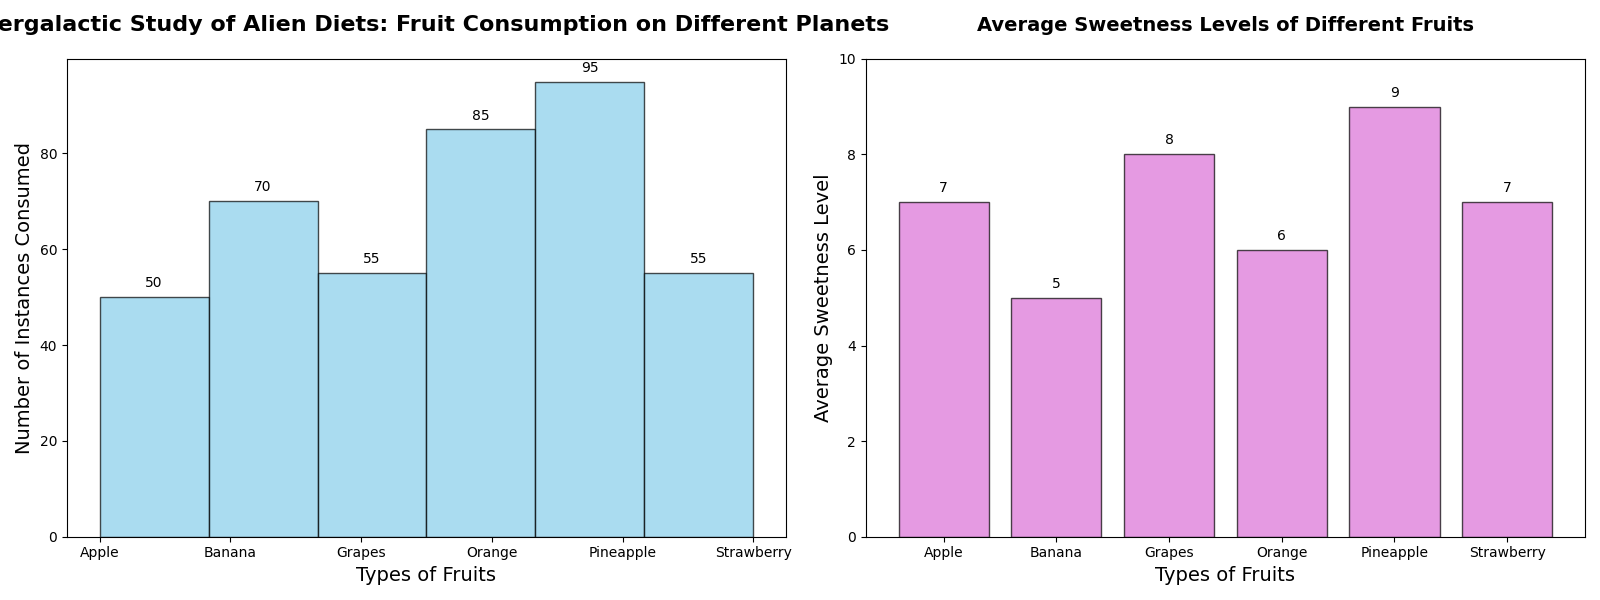

Here is the Python script that generated this plot:
import matplotlib.pyplot as plt
import numpy as np

# Data representing fruit consumption on different planets
fruits = ['Apple', 'Banana', 'Grapes', 'Orange', 'Pineapple', 'Strawberry']
consumption_alpha = [15, 25, 10, 5, 30, 20]
consumption_beta = [20, 10, 15, 25, 10, 20]
consumption_gamma = [5, 20, 10, 30, 25, 10]
consumption_delta = [10, 15, 20, 25, 30, 5]
avg_sweetness_levels = [7, 5, 8, 6, 9, 7]

# Consolidate consumption data
data = []
for fruit, count in zip(fruits * 4, consumption_alpha + consumption_beta + consumption_gamma + consumption_delta):
    data.extend([fruit] * count)

# Setup the figure and axes for subplots
fig, axs = plt.subplots(1, 2, figsize=(16, 6)) # Changed row and column arrangement

# Histogram representing fruit consumption on different planets
ax1 = axs[0]
n, bins, patches = ax1.hist(data, bins=len(fruits), edgecolor='black', color='skyblue', alpha=0.7)
ax1.set_title('Intergalactic Study of Alien Diets: Fruit Consumption on Different Planets', fontsize=16, fontweight='bold', pad=20)
ax1.set_xlabel('Types of Fruits', fontsize=14)
ax1.set_ylabel('Number of Instances Consumed', fontsize=14)
ax1.set_xticks(np.arange(len(fruits)))
ax1.set_xticklabels(fruits)

for count, rect in zip(n, patches):
    height = rect.get_height()
    ax1.annotate(f'{int(count)}', xy=(rect.get_x() + rect.get_width() / 2, height),
                 xytext=(0, 5), textcoords='offset points', ha='center', va='bottom', fontsize=10)

# Subplot representing average sweetness level of each fruit
ax2 = axs[1]
ax2.bar(fruits, avg_sweetness_levels, color='orchid', edgecolor='black', alpha=0.7)
ax2.set_title('Average Sweetness Levels of Different Fruits', fontsize=14, fontweight='bold', pad=20)
ax2.set_xlabel('Types of Fruits', fontsize=14)
ax2.set_ylabel('Average Sweetness Level', fontsize=14)
ax2.set_ylim(0, 10) # Assuming sweetness level is on a scale of 0 to 10

# Adding annotations for sweetness levels
for i, sweetness in enumerate(avg_sweetness_levels):
    ax2.annotate(f'{sweetness}', xy=(i, sweetness),
                 xytext=(0, 5), textcoords='offset points', ha='center', va='bottom', fontsize=10)

plt.tight_layout()
plt.show()
